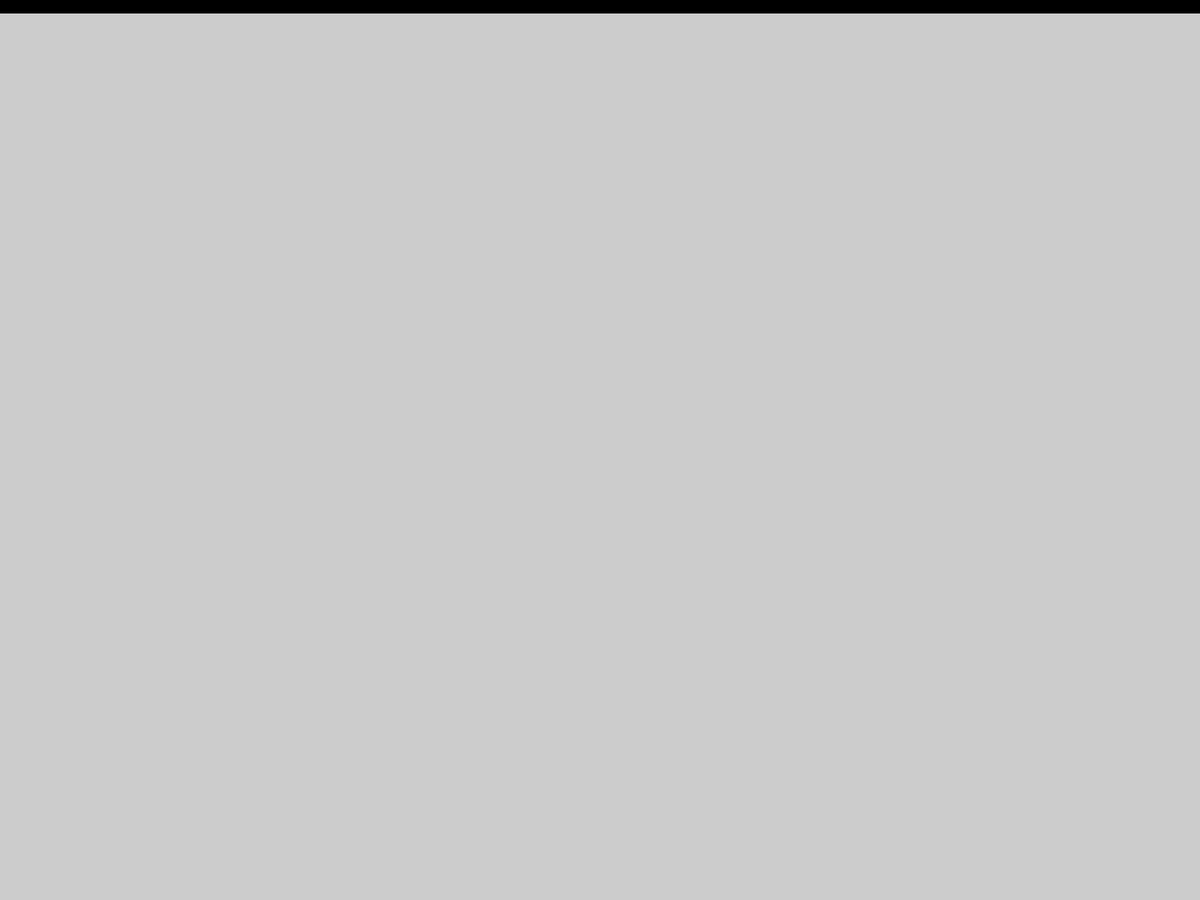
Frame 1 (no input)
Frame 60 (the mouse pressed at the canvas centre just before this capture): identical to frame 1, image omitted
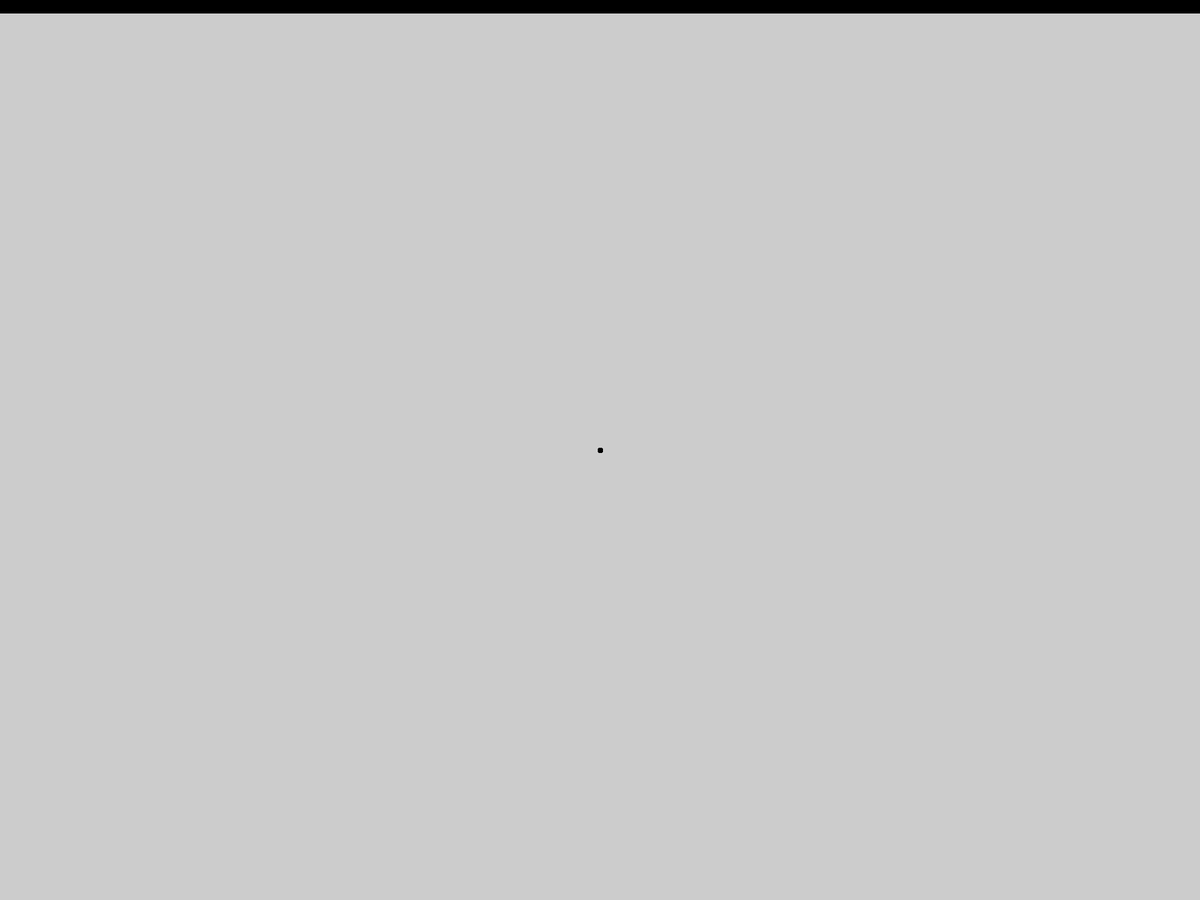
Frame 120 (the mouse held since frame 60 and released just before this capture)

The Processing sketch that drew these frames (run headless with seeded random() and noise(); from frame 60 on, the mouse is pressed at the canvas centre):

// Processing sketch: improvedSimpleDraw
// ── improvedSimpleDraw.pde
void setup() {
  fullScreen();
  draw_top_line();
}

void draw() {
  if (mousePressed) {
    point(mouseX, mouseY);
  }
}

void keyPressed() {
  if (key == 's') {
    save("improvedSimpleDraw.png");
  }
  if (key == 'b') {
    background(random(256), random(256), random(256));
    draw_top_line();
  }
  if (key == 'c') {
    stroke(random(256), random(256), random(256));
    draw_top_line();
  }
}

void draw_top_line() {
  strokeWeight(35);
  line(0, 0, width, 0);
  strokeWeight(7);
}
